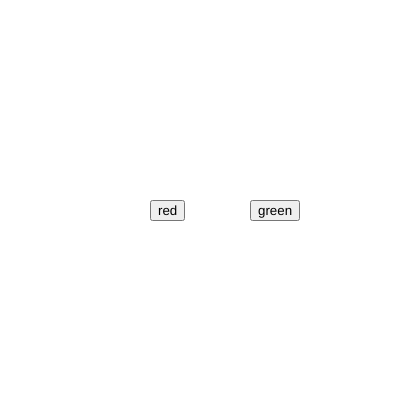
Frame 1 (no input)
Frame 60 (no input): identical to frame 1, image omitted
Frame 120 (the mouse pressed at the canvas centre since frame 60): identical to frame 1, image omitted

The p5.js sketch that drew this single still picture (run headless with seeded random() and noise() and a simulated clock; from frame 60 on, the mouse is pressed at the canvas centre):

// p5.js sketch
// ── sketch.js
var btn_red;
var btn_green;

var r = 0;
var g = 0;
var b = 0;
function red_bg(){
  background("red")
    }
    function green_bg(){
      background("green")
    }

function setup() {
  createCanvas(400, 400); 
  btn_red = createButton("red") 
  btn_red.position(150,200)
  btn_red.mousePressed(red_bg)
  btn_green = createButton("green")
  btn_green.position(250,200)
  btn_green.mousePressed(green_bg)

}

function draw() {
  
  

}
